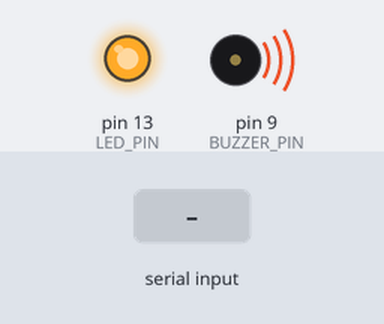
Bench run of a program on a simulated Arduino Nano, built with avr-gcc and run on an emulated ATmega328P. Shown: output pins drawn as LEDs (lit = HIGH), buzzer (waves = sounding). The inputs (shaded band) are chosen by the test bench. What the program prints to the serial monitor is not drawn.

Above: at 0.1 s.
At 1.3 s:
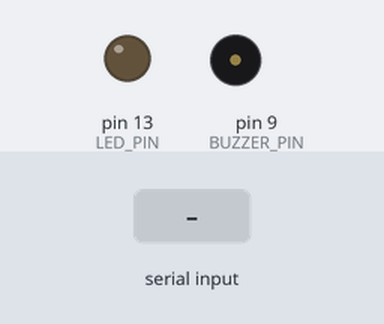
1.4 s: "90,45\n" received over Serial
Timing chart, 0 to 4.4 s (numbered marks = the images above; inputs shaded):
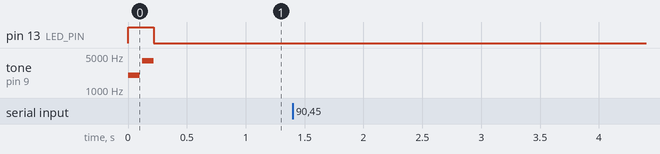

Measured:
- after the input at 1.4 s, every drawn part: stays the same

The program:

main.cpp
```cpp
#include <Arduino.h>

const int BUZZER_PIN = 9;
#ifndef GND_PIN
#define GND_PIN 6   // ブザーのもう片脚を挿すピン（LOW に固定する）
#endif
const int LED_PIN = 13;     // 基板の「L」LED（青い基板あり）。鳴っている間だけ点ける
unsigned long ledOffAt = 0;
char buf[32];
int idx = 0;

void processCommand(const char* cmd) {
    int freq = 0;
    int duration = 0;

    const char* f = strchr(cmd, 'F');
    const char* d = strchr(cmd, 'D');

    if (f) freq = atoi(f + 1);
    if (d) duration = atoi(d + 1);

    if (freq > 0 && duration > 0) {
        tone(BUZZER_PIN, freq, duration);
        digitalWrite(LED_PIN, HIGH);
        ledOffAt = millis() + duration;
        Serial.print("OK ");
        Serial.print(freq);
        Serial.print("Hz ");
        Serial.print(duration);
        Serial.println("ms");
    } else {
        Serial.println("ERR");
    }
}

void setup() {
    pinMode(GND_PIN, OUTPUT);
    digitalWrite(GND_PIN, LOW);

    Serial.begin(9600);
    pinMode(BUZZER_PIN, OUTPUT);
    pinMode(LED_PIN, OUTPUT);
    digitalWrite(LED_PIN, HIGH);
    Serial.println("BEEPER READY");

    // PC-98風起動音
    tone(BUZZER_PIN, 2000, 100);
    delay(120);
    tone(BUZZER_PIN, 4000, 100);
    ledOffAt = millis() + 100;
}

void loop() {
    if (ledOffAt && (long)(millis() - ledOffAt) >= 0) {
        digitalWrite(LED_PIN, LOW);
        ledOffAt = 0;
    }
    while (Serial.available()) {
        char c = Serial.read();
        if (c == '\n' || c == '\r') {
            buf[idx] = '\0';
            if (idx > 0) {
                processCommand(buf);
            }
            idx = 0;
        } else if (idx < 31) {
            buf[idx++] = c;
        }
    }
}
```
